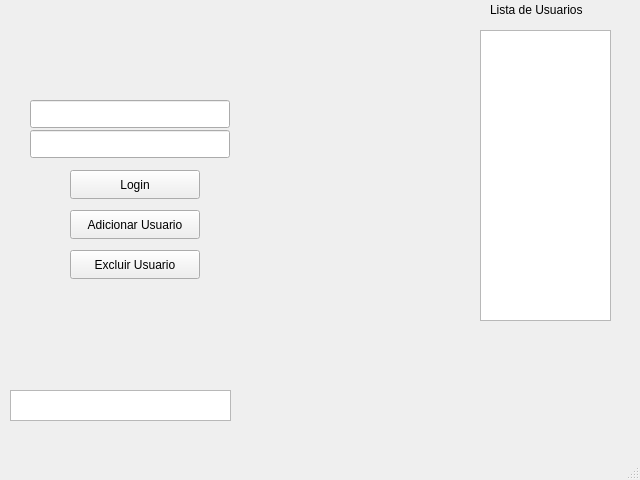
<?xml version="1.0" encoding="UTF-8"?>
<ui version="4.0">
 <class>UsuariosWindow</class>
 <widget class="QMainWindow" name="UsuariosWindow">
  <property name="geometry">
   <rect>
    <x>0</x>
    <y>0</y>
    <width>640</width>
    <height>480</height>
   </rect>
  </property>
  <property name="windowTitle">
   <string>MainWindow</string>
  </property>
  <property name="toolTip">
   <string/>
  </property>
  <property name="accessibleName">
   <string extracomment="sdasdasd"/>
  </property>
  <widget class="QWidget" name="centralwidget">
   <widget class="QLineEdit" name="txtLogin">
    <property name="geometry">
     <rect>
      <x>30</x>
      <y>100</y>
      <width>200</width>
      <height>28</height>
     </rect>
    </property>
   </widget>
   <widget class="QLineEdit" name="txtSenha">
    <property name="geometry">
     <rect>
      <x>30</x>
      <y>130</y>
      <width>200</width>
      <height>28</height>
     </rect>
    </property>
   </widget>
   <widget class="QPushButton" name="btnLogin">
    <property name="geometry">
     <rect>
      <x>70</x>
      <y>170</y>
      <width>130</width>
      <height>29</height>
     </rect>
    </property>
    <property name="text">
     <string>Login</string>
    </property>
   </widget>
   <widget class="QPushButton" name="btnExcluir">
    <property name="geometry">
     <rect>
      <x>70</x>
      <y>250</y>
      <width>130</width>
      <height>29</height>
     </rect>
    </property>
    <property name="text">
     <string>Excluir Usuario</string>
    </property>
   </widget>
   <widget class="QPushButton" name="btnAdicionar">
    <property name="geometry">
     <rect>
      <x>70</x>
      <y>210</y>
      <width>130</width>
      <height>29</height>
     </rect>
    </property>
    <property name="text">
     <string>Adicionar Usuario</string>
    </property>
   </widget>
   <widget class="QListWidget" name="listUsuarios">
    <property name="geometry">
     <rect>
      <x>480</x>
      <y>30</y>
      <width>131</width>
      <height>291</height>
     </rect>
    </property>
    <property name="toolTip">
     <string extracomment="asdas"/>
    </property>
   </widget>
   <widget class="QLabel" name="label">
    <property name="geometry">
     <rect>
      <x>490</x>
      <y>0</y>
      <width>131</width>
      <height>20</height>
     </rect>
    </property>
    <property name="text">
     <string>Lista de Usuarios</string>
    </property>
   </widget>
   <widget class="QListWidget" name="listUsuarioLogado">
    <property name="geometry">
     <rect>
      <x>10</x>
      <y>390</y>
      <width>221</width>
      <height>31</height>
     </rect>
    </property>
    <property name="toolTip">
     <string extracomment="asdas"/>
    </property>
   </widget>
   <zorder>listUsuarios</zorder>
   <zorder>txtLogin</zorder>
   <zorder>txtSenha</zorder>
   <zorder>btnLogin</zorder>
   <zorder>btnExcluir</zorder>
   <zorder>btnAdicionar</zorder>
   <zorder>label</zorder>
   <zorder>listUsuarioLogado</zorder>
  </widget>
  <widget class="QMenuBar" name="menubar">
   <property name="geometry">
    <rect>
     <x>0</x>
     <y>0</y>
     <width>640</width>
     <height>25</height>
    </rect>
   </property>
  </widget>
  <widget class="QStatusBar" name="statusbar"/>
 </widget>
 <resources/>
 <connections/>
</ui>
